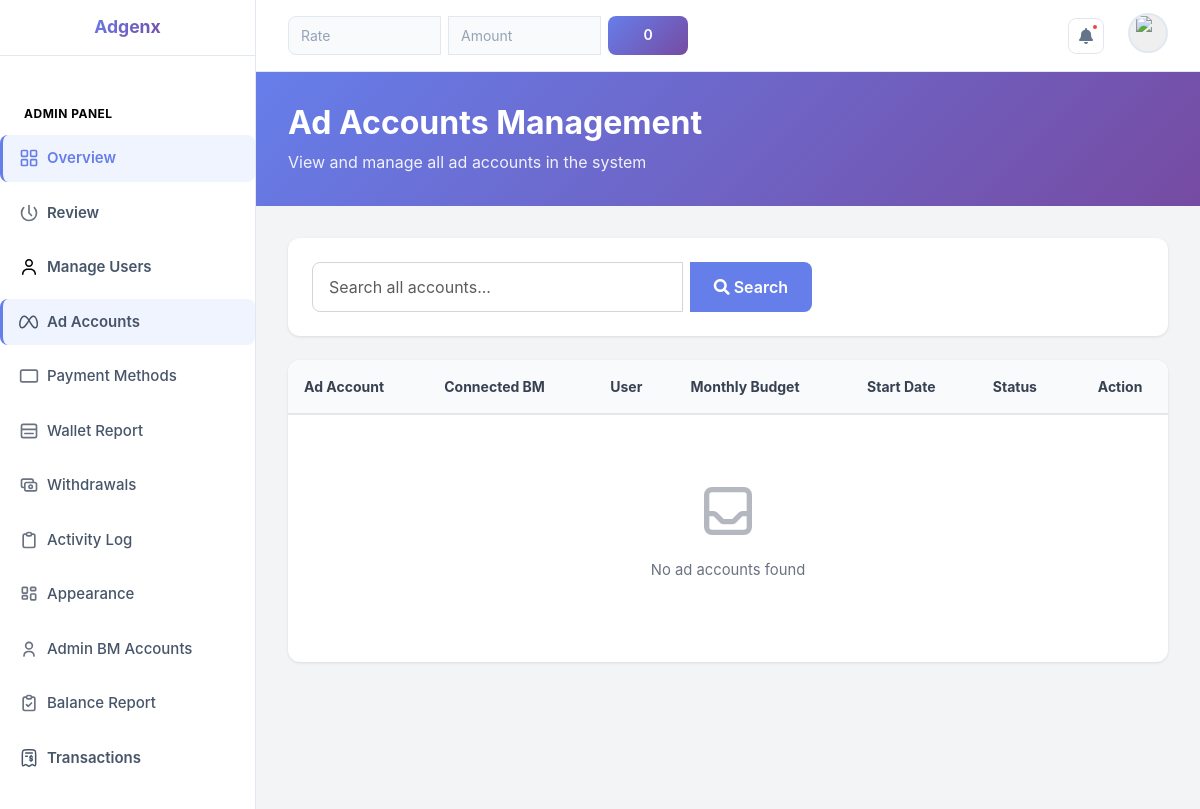
Page /admin_dashboard/ad_accounts/ (signed in) on the earlier database version.
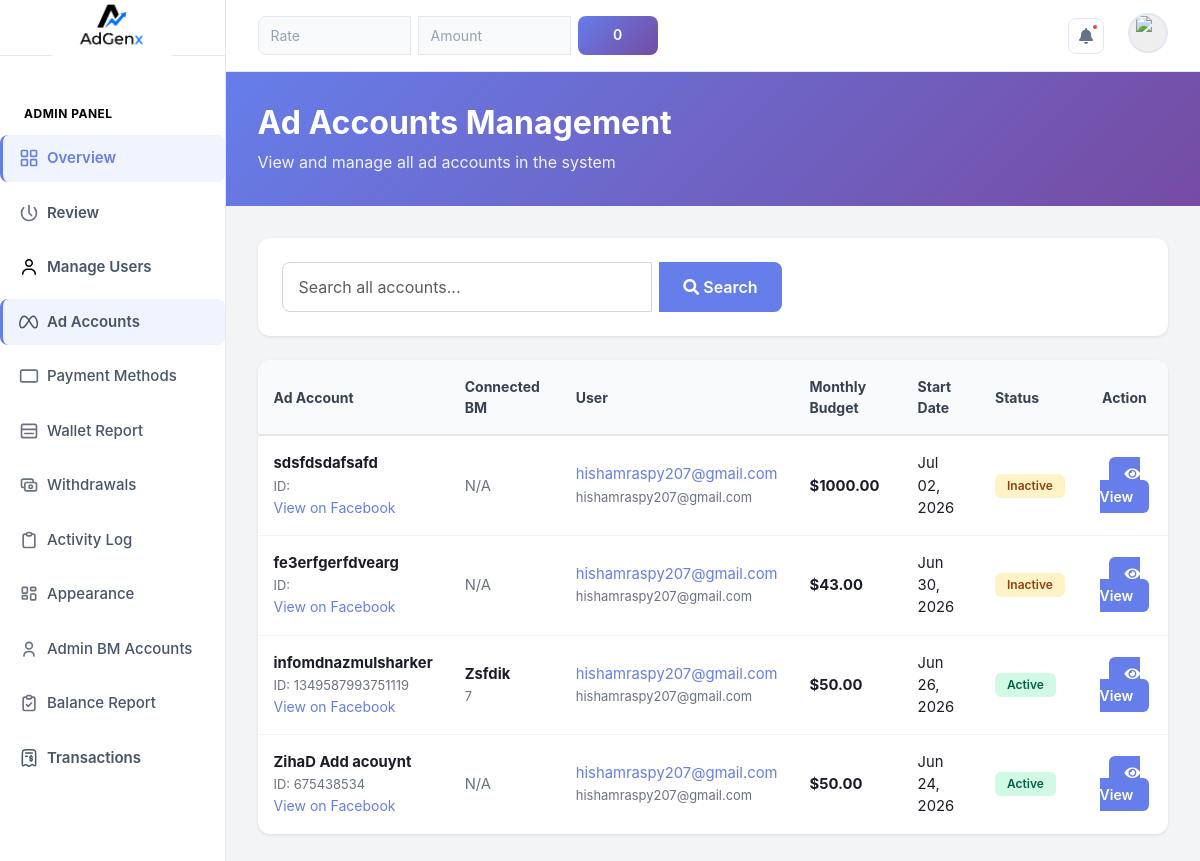
Same page on the later database version.
### admin_dashboard/models.py (models this page shows, shortened)
class SiteSettings(models.Model):
    hero_title_line1 = models.CharField(max_length=100, default='Scale Your Ads.')
    hero_title_line2 = models.CharField(max_length=100, default='Faster & Smarter.')
    hero_subtitle = models.TextField(default='Get premium ad accounts for Facebook, TikTok & Google Ads. Top up instantly, manage everything from one dashboard.')
    hero_badge_text = models.CharField(max_length=100, default='Trusted Ad Account Platform')
    stat_users = models.CharField(max_length=20, default='500+')
    stat_ad_spend = models.CharField(max_length=20, default='$2M+')
    about_title = models.CharField(max_length=150, default='We Help Advertisers Run Ads Without Limits')
    about_body1 = models.TextField(default='Adgenx was founded by a team of performance marketers who were tired of getting ad accounts banned, restricted, or limited.')
    about_body2 = models.TextField(default='Our team manages every account personally — ensuring fast top-ups, zero downtime, and full transparency in every transaction.')
    about_founded_year = models.CharField(max_length=10, default='2022')
    about_stat_clients = models.CharField(max_length=20, default='500+')
    about_stat_spend = models.CharField(max_length=20, default='$2M+')
    about_stat_uptime = models.CharField(max_length=20, default='99%')
    whatsapp_number = models.CharField(max_length=30, blank=True, default='8801XXXXXXXXX')
    email_support = models.EmailField(blank=True, default='support@adgenx.com')
    facebook_url = models.URLField(blank=True, default='#')
    telegram_url = models.URLField(blank=True, default='#')
    tiktok_url = models.URLField(blank=True, default='#')
    instagram_url = models.URLField(blank=True, default='#')
    footer_tagline = models.CharField(max_length=200, default='Premium ad account management platform for Facebook, TikTok & Google Ads. Scale without limits.')
    logo = models.ImageField(upload_to='logos/', blank=True, null=True, help_text='Upload logo image (max 2MB, PNG/JPG recommended)')
    class Meta:
        verbose_name = 'Site Settings'
    @classmethod
    def get(cls):
        obj, _ = cls.objects.get_or_create(pk=1)
        return obj

### dashboard/models.py (models this page shows, shortened)
class AdAccount(models.Model):
    user = models.ForeignKey(User, on_delete=models.CASCADE)
    STATUS_CHOICES = (
        ('active', 'Active'),
        ('inactive', 'Inactive'),
    )
    name = models.CharField(max_length=100, db_index=True)
    acc_id = models.CharField(max_length=100)
    acc_link = models.URLField()
    start_date = models.DateField(db_index=True)
    monthly_budget = models.DecimalField(max_digits=10, decimal_places=2, default=0.00)
    remaining_balance = models.DecimalField(max_digits=10, decimal_places=2, default=0.00)
    total_spent = models.DecimalField(max_digits=10, decimal_places=2, default=0.00)
    limit = models.DecimalField(max_digits=10, decimal_places=2, default=0.00)
    status = models.CharField(max_length=100, choices=STATUS_CHOICES, default='inactive', db_index=True)
    bm_accounts = models.ManyToManyField(BMAccount, blank=True)
    admin_bm = models.ForeignKey('AdminBM', on_delete=models.SET_NULL, null=True, blank=True)
    class Meta:
        indexes = [
            models.Index(fields=['user', 'status']),
            models.Index(fields=['-start_date']),
        ]

class User(AbstractUser):
    phone_number = models.CharField(max_length=20, blank=True)
    is_verified = models.BooleanField(default=False)
    is_manual_client = models.BooleanField(default=False)
    notes = models.TextField(blank=True)
    include_in_profit_reports = models.BooleanField(default=True)
    created_by = models.ForeignKey('self', on_delete=models.SET_NULL, null=True, blank=True)
    dollar_rate = models.DecimalField(max_digits=10, decimal_places=2, default=110)

class AdminBM(models.Model):
    acc_name = models.CharField(max_length=100)
    acc_id = models.IntegerField(unique=True)

### admin_dashboard/views.py (the view, shortened to what this page needs)
# urls.py: path('ad_accounts/', views.admin_ad_accounts, name='admin_ad_accounts'),
@login_required(login_url='auth')
@require_permission('can_manage_accounts')
def admin_ad_accounts(request):
    from dashboard.models import AdAccount
    search_query = request.GET.get('search', '').strip()
    ad_accounts = AdAccount.objects.select_related('user', 'admin_bm').all().order_by('-start_date')
    ad_accounts = paginate_data(request, ad_accounts, 20)
    context = {
        'ad_accounts': ad_accounts,
        'search_query': search_query,
    }
    return render(request, 'admin_ad_accounts.html', context)

### admin_dashboard/templates/admin_ad_accounts.html (shortened to what this page needs)
{% extends 'layout.html' %}
{% block content %}
<main class="flex-grow-1 overflow-auto">
    <div class="page-header">
        <h1>Ad Accounts Management</h1>
        <p>View and manage all ad accounts in the system</p>
    </div>
    <div class="content-wrapper">
        <div class="search-section">
            <form method="get" action="">
                <div class="input-group">
                    <input type="text" name="search" class="form-control" placeholder="Search all accounts..." value="{{ search_query }}">
                    <button type="submit" class="btn">
                        <i class="fas fa-search"></i> Search
                    </button>
                </div>
            </form>
        </div>
        <div class="table-card">
            <div class="table-responsive">
                <table>
                    <thead>
                        <tr>
                            <th>Ad Account</th>
                            <th>Connected BM</th>
                            <th>User</th>
                            <th>Monthly Budget</th>
                            <th>Start Date</th>
                            <th>Status</th>
                            <th style="text-align: center;">Action</th>
                        </tr>
                    </thead>
                    <tbody>
                        {% for ad_account in ad_accounts %}
                        <tr>
                            <td>
                                <strong>{{ ad_account.name }}</strong><br>
                                <small style="color: #6b7280;">ID: {{ ad_account.acc_id }}</small><br>
                                {% if ad_account.acc_link %}
                                <a href="{{ ad_account.acc_link }}" target="_blank" style="color: var(--primary); font-size: 0.875rem;">
                                    View on Facebook
                                </a>
                                {% endif %}
                            </td>
                            <td>
                                {% if ad_account.admin_bm %}
                                <strong>{{ ad_account.admin_bm.acc_name }}</strong><br>
                                <small style="color: #6b7280;">{{ ad_account.admin_bm.acc_id }}</small>
                                {% else %}
                                <span style="color: #6b7280;">N/A</span>
                                {% endif %}
                            </td>
                            <td>
                                <a href="{% url 'admin_dashboard:manage_user' %}?search={{ ad_account.user.username }}" style="color: var(--primary); text-decoration: none;">
                                    {{ ad_account.user.username }}
                                </a><br>
                                <small style="color: #6b7280;">{{ ad_account.user.email }}</small>
                            </td>
                            <td>
                                <strong>${{ ad_account.monthly_budget }}</strong>
                            </td>
                            <td>
                                {{ ad_account.start_date|date:"M d, Y" }}
                            </td>
                            <td>
                                {% if ad_account.status == 'active' %}
                                <span class="badge badge-success">Active</span>
                                {% else %}
                                <span class="badge badge-warning">Inactive</span>
                                {% endif %}
                            </td>
                            <td style="text-align: center;">
                                <a href="{% url 'admin_dashboard:ad_account_details' ad_account.id %}" class="btn-view">
                                    <i class="fas fa-eye"></i> View
                                </a>
                            </td>
                        </tr>
                        {% empty %}
                        <tr>
                            <td colspan="7">
                                <div class="empty-state">
                                    <p>{% if search_query %}No accounts found matching "{{ search_query }}"{% else %}No ad accounts found{% endif %}</p>
                                </div>
                            </td>
                        </tr>
                        {% endfor %}
                    </tbody>
                </table>
            </div>
        </div>
    </div>
</main>
{% endblock %}

### dashboard/templates/layout.html (shortened to what this page needs)
{% load static %}
<!DOCTYPE html>
<html lang="en">
<head>
    <link href="https://cdn.jsdelivr.net/npm/bootstrap@5.3.7/dist/css/bootstrap.min.css" rel="stylesheet">
    <link href="https://cdnjs.cloudflare.com/ajax/libs/font-awesome/5.15.3/css/all.min.css" rel="stylesheet" >
    <link rel="stylesheet" href="{% static 'styles.css' %}">
</head>
<body>
    <div class="d-flex">
    <aside class="sidebar d-flex flex-column justify-content-between">
    <div>
        <div class="d-flex justify-content-center align-items-center">
            <a href="{% url 'index' %}" class="logo d-flex align-items-center gap-2 text-decoration-none">
                {% if settings.logo %}
                    <img loading="lazy" src="{{ settings.logo.url }}" alt="Logo" />
                {% else %}
                    <span>Adgenx</span>
                {% endif %}
            </a>
        </div>
        <nav class="nav flex-column mt-0 px-0 gap-0" aria-label="Main Menu">
        {% if request.user.is_staff or user_permissions.can_review_deposits or user_permissions.can_manage_users or user_permissions.can_edit_settings %}
        <div style="padding: 1rem 1.5rem 0.5rem; margin-top: 1rem; border-top: 1px solid rgba(255,255,255,0.1);">
            <p style="color: #000000; font-size: 0.75rem; font-weight: 700; text-transform: uppercase; letter-spacing: 0.5px; margin: 0;">
                Admin Panel
            </p>
        </div>
        {% if request.user.is_staff %}
        <a href="{% url 'admin_dashboard:admin_overview' %}" class="nav-link d-flex align-items-center gap-2" aria-current="page">
            Overview
        </a>
        {% endif %}
        {% if request.user.is_staff or user_permissions.can_review_deposits %}
        <a href="{% url 'admin_dashboard:review_deposit' %}" class="nav-link d-flex align-items-center gap-2 fw-semibold fw-semibold ad-accounts-link">
            Review
        </a>
        {% endif %}
        {% if request.user.is_staff or user_permissions.can_manage_users %}
        <a href="{% url 'admin_dashboard:manage_user' %}" class="nav-link d-flex align-items-center gap-2 fw-semibold fw-semibold ad-accounts-link">
            Manage Users
        </a>
        {% endif %}
        {% if request.user.is_staff or user_permissions.can_manage_accounts %}
        <a href="{% url 'admin_dashboard:admin_ad_accounts' %}" class="nav-link d-flex align-items-center gap-2 fw-semibold fw-semibold ad-accounts-link">
            Ad Accounts
        </a>
        {% endif %}
        {% if request.user.is_staff or user_permissions.can_manage_payments %}
        <a href="{% url 'admin_dashboard:payment_methods' %}" class="nav-link d-flex align-items-center gap-2">
            Payment Methods
        </a>
        {% endif %}
        {% if request.user.is_staff %}
        <a href="{% url 'admin_dashboard:wallet_balance_report' %}" class="nav-link d-flex align-items-center gap-2">
            <svg xmlns="http://www.w3.org/2000/svg" class="menu-icon" fill="none" stroke="currentColor" stroke-width="2" viewBox="0 0 24 24" aria-hidden="true">
            <path d="M3 10h18M7 15h10M5 20h14a2 2 0 002-2V6a2 2 0 00-2-2H5a2 2 0 00-2 2v12a2 2 0 002 2z" stroke-linecap="round" stroke-linejoin="round"></path>
            </svg>
            Wallet Report
        </a>
        {% endif %}
        {% if request.user.is_staff or user_permissions.can_review_deposits %}
        <a href="{% url 'admin_dashboard:withdrawal_requests' %}" class="nav-link d-flex align-items-center gap-2">
            Withdrawals
        </a>
        {% endif %}
        {% if request.user.is_staff %}
        <a href="{% url 'admin_dashboard:activity_log' %}" class="nav-link d-flex align-items-center gap-2">
            Activity Log
        </a>
        {% endif %}
        {% if request.user.is_staff or user_permissions.can_edit_settings %}
        <a href="{% url 'admin_dashboard:appearance' %}" class="nav-link d-flex align-items-center gap-2">
            Appearance
        </a>
        {% endif %}
        {% if request.user.is_staff %}
        <a href="{% url 'admin_dashboard:manage_admin_bm' %}" class="nav-link d-flex align-items-center gap-2">
            <svg xmlns="http://www.w3.org/2000/svg" class="menu-icon" fill="none" stroke="currentColor" stroke-width="2" viewBox="0 0 24 24" aria-hidden="true">
            <path d="M12 12a4 4 0 100-8 4 4 0 000 8z"></path>
            <path d="M6 20.5C6 17 8.7 15 12 15s6 2 6 5.5" stroke-linecap="round" stroke-linejoin="round"></path>
            </svg>
            Admin BM Accounts
        </a>
        <a href="{% url 'admin_dashboard:wallet_balance_report' %}" class="nav-link d-flex align-items-center gap-2">
            Balance Report
        </a>
        {% endif %}
        {% endif %}
        {% if user_permissions.can_manage_payments or user_permissions.can_review_deposits %}
        <a href="{% url 'deposit_transactions'  %}" class="nav-link d-flex align-items-center gap-2 fw-semibold fw-semibold ad-accounts-link">
            Transactions
        </a>
        {% endif %}
        </nav>
    </div>
    </aside>
    <div class="flex-grow-1 d-flex flex-column">
    <header class="topbar">
        <div class="topbar-left">
            {% if request.user.is_staff %}
            <div class="d-flex align-items-center gap-2 w-100">
                <div class="input-group">
                    <input type="number" class="form-control form-control-sm" id="rateInput" placeholder="Rate" aria-label="Rate">
                    <input type="number" class="form-control form-control-sm" id="amountInput" placeholder="Amount" aria-label="Amount">
                    <div id="resultDisplay">0.00</div>
                </div>
            </div>
            {% endif %}
        </div>
        <div class="topbar-right">
            <button type="button" aria-label="Notifications" class="btn-icon position-relative">
                <i class="fas fa-bell"></i>
                <span class="notification-badge"></span>
            </button>
            <div class="dropdown">
                <button type="button" aria-label="User menu" class="avatar" onclick="toggleDropdown()">
                    <img loading="lazy" src="https://img.icons8.com/?size=100&id=60655&format=png&color=000000" alt="User profile picture, circular avatar with gray background" />
                </button>
            </div>
        </div>
    </header>
    {% block content %}
    {% endblock %}
    </div>
    </div>
</body>
</html>

Differences in the rows shown:
now on this page (row edited): SiteSettings: logo (picture)
added AdAccount: name "sdsfdsdafsafd", shows "N/A", user.username "hishamraspy207@gmail.com", user.email "hishamraspy207@gmail.com", monthly_budget "1000.00", start_date "Jul 02, 2026", status "Inactive"
added AdAccount: name "fe3erfgerfdvearg", shows "N/A", user.username "hishamraspy207@gmail.com", user.email "hishamraspy207@gmail.com", monthly_budget "43.00", start_date "Jun 30, 2026", status "Inactive"
added AdAccount: name "infomdnazmulsharker", acc_id "1349587993751119", admin_bm.acc_name "Zsfdik", admin_bm.acc_id "7", user.username "hishamraspy207@gmail.com", user.email "hishamraspy207@gmail.com", monthly_budget "50.00", start_date "Jun 26, 2026", status "Active"
added AdAccount: name "ZihaD Add acouynt", acc_id "675438534", shows "N/A", user.username "hishamraspy207@gmail.com", user.email "hishamraspy207@gmail.com", monthly_budget "50.00", start_date "Jun 24, 2026", status "Active"
Other differences:
text no longer shown: "Adgenx No ad accounts found"
